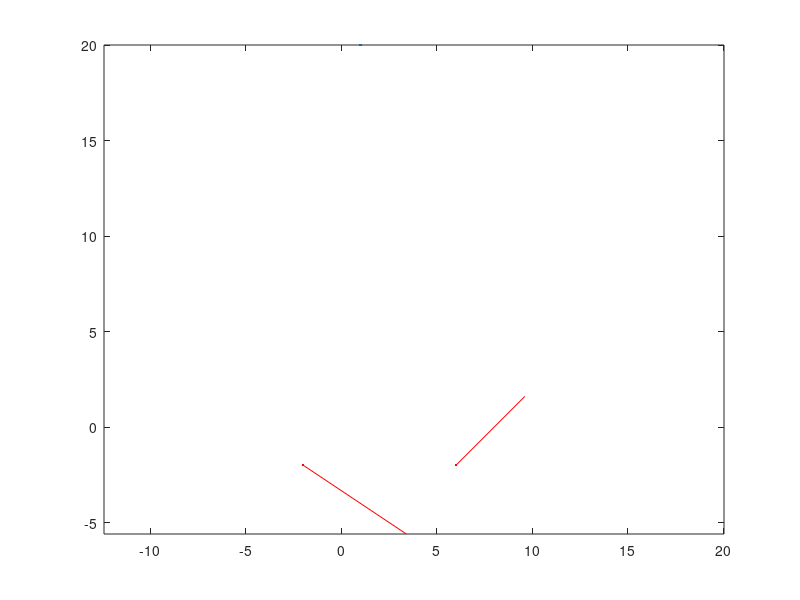

This figure's MATLAB source: (Note: this script raises an error after producing the figure.)
cla()
clear

px =[-2 6];
py =[-2 -2];

vx =[6 4];
vy =[-4 4];

plot(px,py,".r",markersize = 20)
hold on;
axis equal;

quiver(px(1),py(1),vx(1),vy(1),".r")
quiver(px(2),py(2),vx(2),vy(2),".r")

tk= [ 0 1 ] ;

syms x t a0 a1 a2 a3 

x(t) = a3*t^3+a2*t^2+a1*t+a0;

xd(t) = diff(x,t);

ex = [x(tk(1)) == px(1), xd(tk(1)) == vx(1), ...
      x(tk(2)) == px(2), xd(tk(2)) == vx(2)];

ey = [x(tk(1)) == py(1), xd(tk(1)) == vy(1), ...
      x(tk(2)) == py(1), xd(tk(2)) == vy(2)];

sx = solve(ex, [a0 a1 a2 a3]);
sy = solve(ey,[a0 a1 a2 a3]);

rx(t) = subs(x, [a0 a1 a2 a3], [sx.a0 sx.a1 sx.a2 sx.a3]);
ry(t) = subs(x, [a0 a1 a2 a3], [sy.a0 sy.a1 sy.a2 sy.a3]);

fplot(rx, ry, [tk(1), tk(2)], "b")
